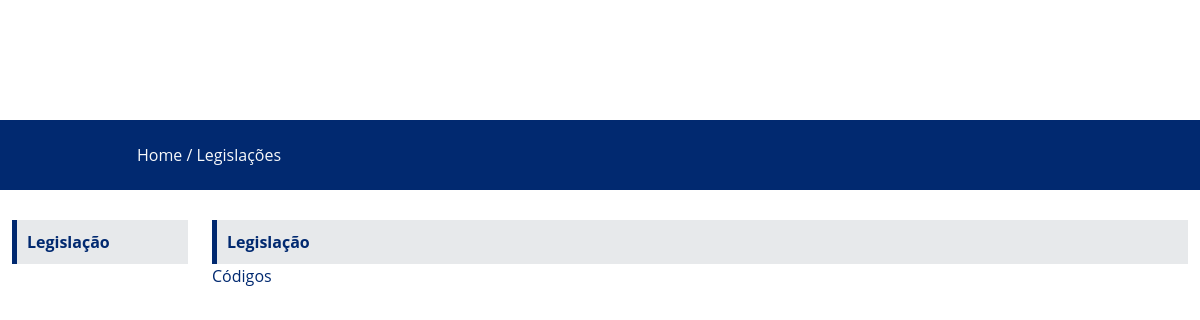
/legislacoes, run on an earlier commit of the app's database.
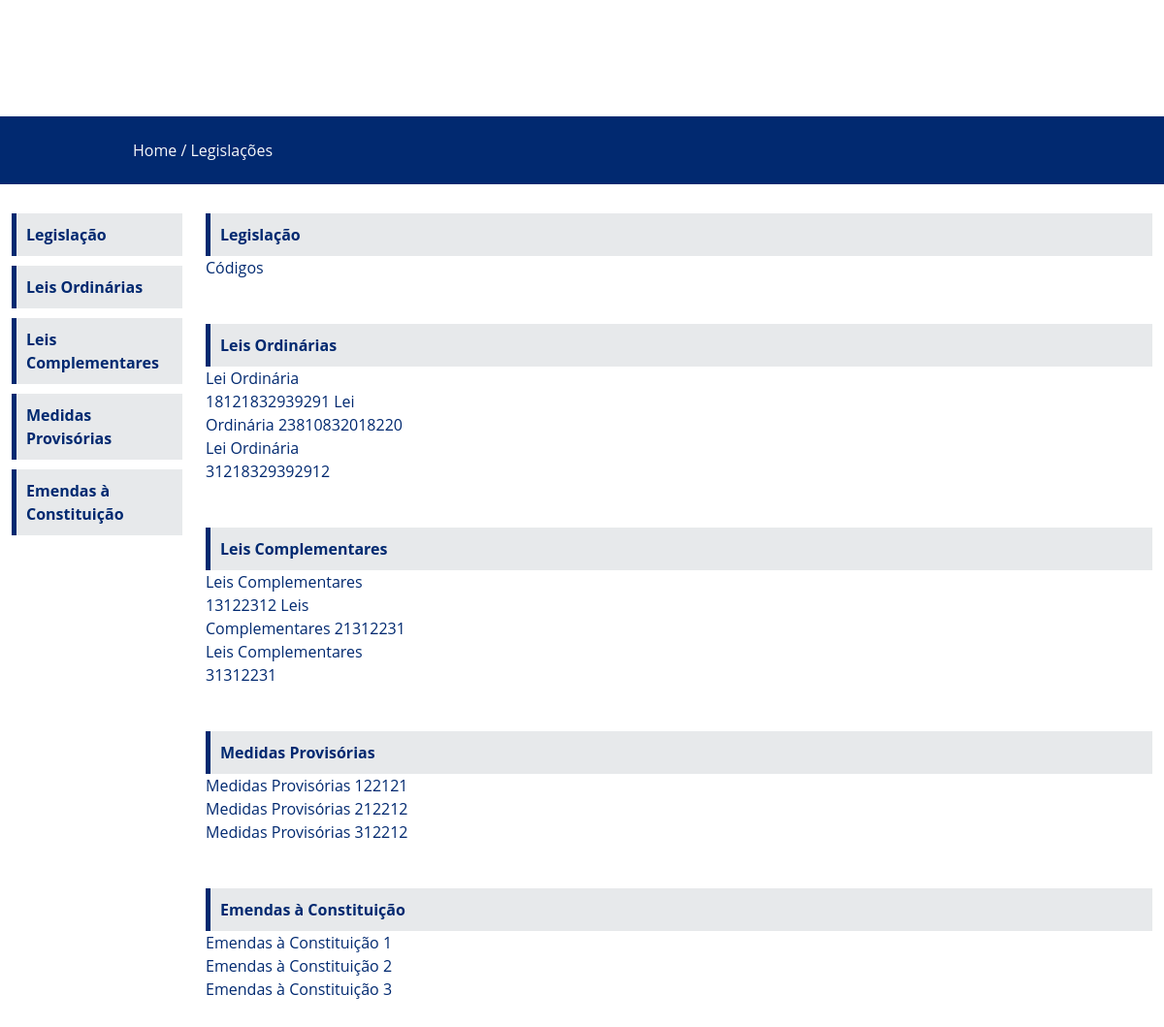
And on a later commit of the database.
### inovacaowebsite/models.py (models this page shows, shortened)
class Tipo_De_Legislacao(models.Model):
    nome = models.CharField(unique=True, max_length=48)
    class Meta:
        verbose_name = "Tipo de Legislação"
        verbose_name_plural = "Tipos de Legislações"

class Legislacao(models.Model):
    tipo = models.ForeignKey(Tipo_De_Legislacao, on_delete=models.CASCADE)
    titulo = models.CharField(max_length=100)
    descricao = models.TextField()
    class Meta:
        verbose_name = "Legislação"
        verbose_name_plural = "Legislações"

### inovacaowebsite/views.py (the view)
# urls.py: path('legislacoes', legislacoes, name='legislacoes'),
def legislacoes(request):
  tipos = Tipo_De_Legislacao.objects.all()
  legis = Legislacao.objects.all()
  context = {'tipos': tipos,
             'legis': legis}
  template = loader.get_template('pages/legislacoes/legislacoes.html')
  return HttpResponse(template.render(context, request))

### inovacaowebsite/templates/pages/legislacoes/legislacoes.html (shortened to what this page needs)
{% extends "base/base.html" %}
{% load static %}
{% block style_sheet %}<link rel="stylesheet" href="{% static 'styles/css/legislacao.css' %}">{% endblock %}
{% block content %}
<main id="main" role="main" style="margin-top: 10%;">
    <section id="news" class="news">
      <section id="search" data-aos="fade-up" class="d-flex justify-content-between align-items-center">
        <div class="container">
          <div class="row justify-content-center">
            <div class="col-12 col-md-10 d-flex justify-content-between align-items-center">
              <span class="text-light">Home / Legislações</span>
            </div>
          </div>
        </div>
      </section>
    </section>
  <section>
    <div class="container-fluid">
        <div class="row">
            <div class="col-md-2 sidebar hide-sidebar">
                <nav class="nav flex-column">
                    {% for tipo in tipos %}
                    <a id="link-internacional-1" class="nav-link" href="#{{tipo.nome}}">{{tipo.nome}}</a>
                    {% endfor %}
                </nav>
            </div>
            <div class="col-md-10">
                {% for tipo in tipos %}
                <div class="content-section">
                    <div class="category-title">{{tipo.nome}}</div>
                    <div class="row">
                        <div class="col-md-3">
                            <ul>
                        {% for legi in legis %}
                                {% if legi.tipo.nome == tipo.nome %}
                                <a href="{% url 'legislacao' legi_id=legi.id %}">{{legi.titulo}}</a>
                                {% endif %}
                        {% endfor %}
                            </ul>
                         </div>
                    </div>
                </div>
                {% endfor %}
            </div>
        </div>
    </div>
  </section>
  </main>
  {% endblock %}

What changed in the data, as far as the page shows it:
added Tipo_De_Legislacao: nome "Leis Ordinárias"
added Tipo_De_Legislacao: nome "Leis Complementares"
added Tipo_De_Legislacao: nome "Medidas Provisórias"
added Tipo_De_Legislacao: nome "Emendas à Constituição"
added Legislacao: titulo "Lei Ordinária 18121832939291", shown under "Leis Ordinárias"
added Legislacao: titulo "Lei Ordinária 23810832018220", shown under "Leis Ordinárias"
added Legislacao: titulo "Lei Ordinária 31218329392912", shown under "Leis Ordinárias"
added Legislacao: titulo "Leis Complementares 13122312", shown under "Leis Complementares"
added Legislacao: titulo "Leis Complementares 21312231", shown under "Leis Complementares"
added Legislacao: titulo "Leis Complementares 31312231", shown under "Leis Complementares"
added Legislacao: titulo "Medidas Provisórias 122121", shown under "Medidas Provisórias"
added Legislacao: titulo "Medidas Provisórias 212212", shown under "Medidas Provisórias"
added Legislacao: titulo "Medidas Provisórias 312212", shown under "Medidas Provisórias"
added Legislacao: titulo "Emendas à Constituição 1", shown under "Emendas à Constituição"
added Legislacao: titulo "Emendas à Constituição 2", shown under "Emendas à Constituição"
added Legislacao: titulo "Emendas à Constituição 3", shown under "Emendas à Constituição"
